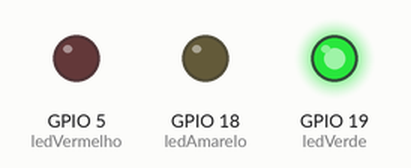
Simulated run of this sketch. Board: ESP32. Parts: output pins drawn as LEDs (lit = HIGH).

Above: at 1.5 s.
At 3.5 s:
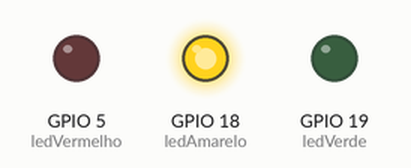
At 5.5 s:
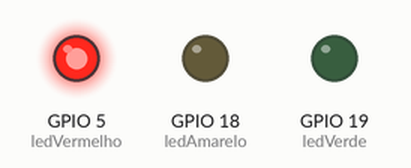
Timing chart, 0 to 9.1 s (numbered marks = the images above):
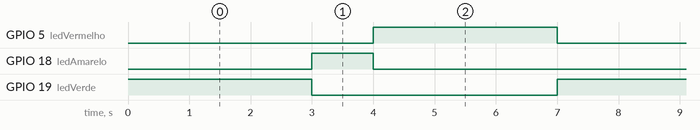

The sketch:

semaforo_delay.ino
```cpp
// =======================================================
// Projeto: Semáforo Simples com ESP32
// Versão 1: Usando delay()
// Arquivo: semaforo_delay.ino
//
// Características desta versão:
// - Código simples e fácil de entender
// - Utiliza delay() para controlar o tempo
// - PROBLEMA: delay() é bloqueante
//
// Isso significa que enquanto o delay está executando,
// o ESP32 não consegue realizar outras tarefas.
// Em projetos IoT reais isso é um problema.
//
// Em versões futuras veremos como resolver isso.
// =======================================================


// ------------------------------
// Definição dos pinos dos LEDs
// ------------------------------

// LED verde representa "Siga"
const int ledVerde = 19;

// LED amarelo representa "Atenção"
const int ledAmarelo = 18;

// LED vermelho representa "Pare"
const int ledVermelho = 5;


// -------------------------------------------------
// Função setup()
// Executa apenas UMA vez quando o ESP32 inicia
// -------------------------------------------------
void setup() {

  // Configura cada pino como saída
  // OUTPUT significa que o ESP32 enviará energia
  // para ligar ou desligar os LEDs
  pinMode(ledVerde, OUTPUT);
  pinMode(ledAmarelo, OUTPUT);
  pinMode(ledVermelho, OUTPUT);
}


// -------------------------------------------------
// Função loop()
// Executa repetidamente enquanto o ESP32 estiver ligado
// -------------------------------------------------
void loop() {

  // ==============================
  // Fase 1 - Verde (Siga)
  // ==============================

  digitalWrite(ledVerde, HIGH);     // Liga o LED verde
  digitalWrite(ledAmarelo, LOW);    // Garante que o amarelo esteja desligado
  digitalWrite(ledVermelho, LOW);   // Garante que o vermelho esteja desligado

  delay(3000); // Espera 3 segundos


  // ==============================
  // Fase 2 - Amarelo (Atenção)
  // ==============================

  digitalWrite(ledVerde, LOW);      // Desliga o verde
  digitalWrite(ledAmarelo, HIGH);   // Liga o amarelo

  delay(1000); // Espera 1 segundo


  // ==============================
  // Fase 3 - Vermelho (Pare)
  // ==============================

  digitalWrite(ledAmarelo, LOW);    // Desliga o amarelo
  digitalWrite(ledVermelho, HIGH);  // Liga o vermelho

  delay(3000); // Espera 3 segundos


  // Depois dessa fase o loop reinicia
  // e o semáforo volta ao verde
}
```

Measured:
- by itself, GPIO 5 (ledVermelho), GPIO 19 (ledVerde): alternates HIGH for 3.0 s and LOW for 4.0 s
- by itself, GPIO 18 (ledAmarelo): alternates HIGH for 1.0 s and LOW for 6.0 s
- by itself, everything shown: repeats every 7.0 s, in 3 steps
